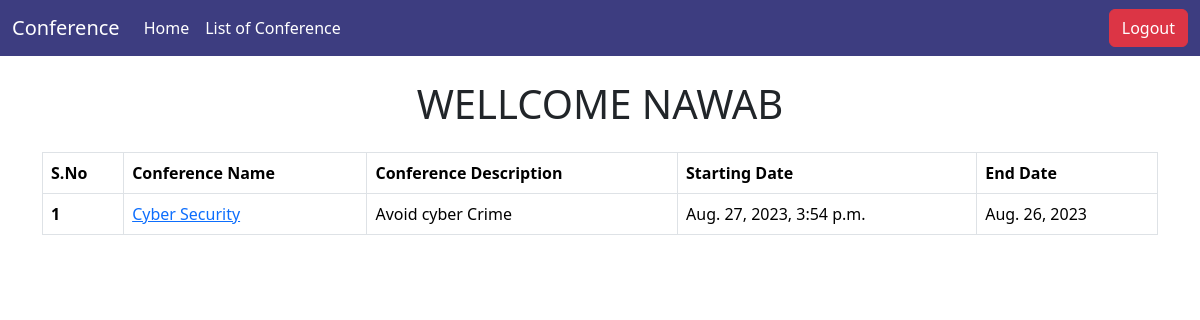
Screenshot of /singup/success/ (signed in) with the database file from the repository.
### singup/models.py (models this page shows, shortened)
class CustomUser(AbstractBaseUser,PermissionsMixin):
    groups = models.ManyToManyField(
        Group,
        verbose_name=('groups'),
        blank=True,
        related_name='customuser_set',  # Add a related_name
        related_query_name='user'
    )
    user_permissions = models.ManyToManyField(
        Permission,
        verbose_name=('user permissions'),
        blank=True,
        related_name='customuser_set',  # Add a related_name
        related_query_name='user'
    )
    name = models.CharField(max_length=70)
    email = models.EmailField(unique=True)
    number = models.CharField(max_length=15)
    password = models.CharField(max_length=500)
    date = models.DateTimeField(default=timezone.now)
    is_active = models.BooleanField(default=True)
    is_staff = models.BooleanField(default=False)
    is_auth =models.BooleanField(default=False)
    is_reviewer = models.BooleanField(default=False)
    is_conference_admin =models.BooleanField(default=False)
    objects = CustomUserManager()
    USERNAME_FIELD = 'email'
    REQUIRED_FIELDS = ['name', 'number']
    username = models.CharField(max_length=70, null=True, blank=True)

### login/models.py (models this page shows, shortened)
class conference(models.Model):
     conference_name = models.CharField(max_length=80)
     conference_descriptions = models.CharField(max_length=600)
     conference_start_date = models.DateTimeField(default=timezone.now)
     conference_end_date = models.DateField()
     conference_venue=models.CharField(max_length=250,default="online",null=True)
     STATUS_CHOICES = (
        ('online', 'Online'),
        ('offline', 'Offline'),
        ('hybrid', 'Hybrid'),
        )
     conference_mode= models.CharField(max_length=20, choices=STATUS_CHOICES, default='online')
     conference_user = models.CharField(default="Not present",max_length=150)
     has_uploaded_paper = models.BooleanField(default=False)

### singup/views.py (the view)
# urls.py: path('success/', views.success_view, name='success'),
def success_view(request):
    print(request.user.is_authenticated)
    if request.user.is_authenticated and request.user.is_auth:
        user=request.user
        print("User is ",user.name)
        context={
            'conference':conference.objects.all(),
            'uname' : user.name,
        }
        return render(request, 'singup/dashboard.html',context)
    else:
        return redirect('singin')

### singup/templates/singup/dashboard.html (shortened to what this page needs)
{% extends 'singup/base.html' %}
{% block body %}
<center class="my-4" >
  <h1 class="text-uppercase">WellCome {{uname}} </h1>
</center>
{% if conference %}
<div class="container my-4">
     <table class="table table-bordered">
         <thead class="thead-dark">
             <tr>
                 <th scope="col">S.No</th>
                 <th scope="col">Conference Name</th>
                 <th scope="col">Conference Description</th>
                 <th scope="col">Starting Date</th>
                 <th scope="col">End Date</th>
             </tr>
         </thead>
         <tbody>
             {% for conference in conference %}
             <tr>
                 <th scope="row">{{ conference.id }}</th>
                 <td><a class="text-primary" href="{% url 'conference_detail' conf_id=conference.id %}">{{ conference.conference_name }}</a></td>
                 <td>{{ conference.conference_descriptions }}</td>
                 <td>{{ conference.conference_start_date }}</td>
                 <td>{{ conference.conference_end_date }}</td>
             </tr>
             {% endfor %}
         </tbody>
     </table>
 </div>
{% else %}
     <h1 style="text-align: center;color: red;" > No Conference Present Now </h1>
{% endif %}
{% endblock body %}

### rows the page displays
CustomUser: name "NAWAB"
conference: id "1", conference_name "Cyber Security", conference_descriptions "Avoid cyber Crime", conference_start_date "Aug. 27, 2023, 3:54 p.m.", conference_end_date "Aug. 26, 2023"
